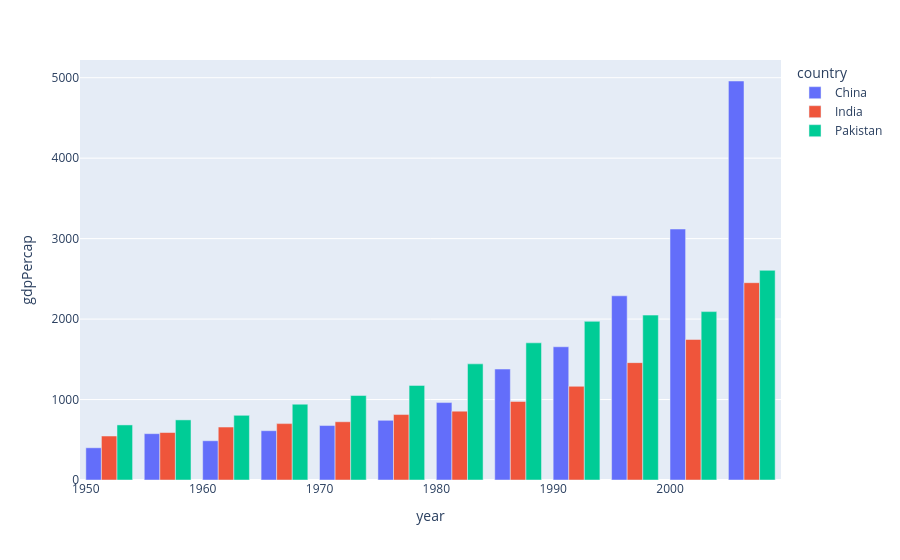

Write notebook code for a chart like this one.
### Code cell
px.bar(temp_df,x='year',y='gdpPercap',color='country',barmode='group')

### Figure 1 — Plotly figure (JSON) as saved in the notebook; plotly's stock layout.template omitted (floating-point values rounded to 4 significant figures)
{"data": [{"alignmentgroup": "True", "hovertemplate": "country=China<br>year=%{x}<br>gdpPercap=%{y}<extra></extra>", "legendgroup": "China", "marker": {"color": "#636efa", "pattern": {"shape": ""}}, "name": "China", "offsetgroup": "China", "orientation": "v", "showlegend": true, "textposition": "auto", "type": "bar", "x": [1952, 1957, 1962, 1967, 1972, 1977, 1982, 1987, 1992, 1997, 2002, 2007], "xaxis": "x", "y": [400.4, 576.0, 487.7, 612.7, 676.9, 741.2, 962.4, 1379.0, 1656.0, 2289.0, 3119.0, 4959.0], "yaxis": "y"}, {"alignmentgroup": "True", "hovertemplate": "country=India<br>year=%{x}<br>gdpPercap=%{y}<extra></extra>", "legendgroup": "India", "marker": {"color": "#EF553B", "pattern": {"shape": ""}}, "name": "India", "offsetgroup": "India", "orientation": "v", "showlegend": true, "textposition": "auto", "type": "bar", "x": [1952, 1957, 1962, 1967, 1972, 1977, 1982, 1987, 1992, 1997, 2002, 2007], "xaxis": "x", "y": [546.6, 590.1, 658.3, 700.8, 724.0, 813.3, 855.7, 976.5, 1164.0, 1459.0, 1747.0, 2452.0], "yaxis": "y"}, {"alignmentgroup": "True", "hovertemplate": "country=Pakistan<br>year=%{x}<br>gdpPercap=%{y}<extra></extra>", "legendgroup": "Pakistan", "marker": {"color": "#00cc96", "pattern": {"shape": ""}}, "name": "Pakistan", "offsetgroup": "Pakistan", "orientation": "v", "showlegend": true, "textposition": "auto", "type": "bar", "x": [1952, 1957, 1962, 1967, 1972, 1977, 1982, 1987, 1992, 1997, 2002, 2007], "xaxis": "x", "y": [684.6, 747.1, 803.3, 942.4, 1050.0, 1176.0, 1443.0, 1705.0, 1972.0, 2049.0, 2093.0, 2606.0], "yaxis": "y"}], "layout": {"barmode": "group", "legend": {"title": {"text": "country"}, "tracegroupgap": 0}, "margin": {"t": 60}, "xaxis": {"anchor": "y", "domain": [0, 1], "title": {"text": "year"}}, "yaxis": {"anchor": "x", "domain": [0, 1], "title": {"text": "gdpPercap"}}}}
